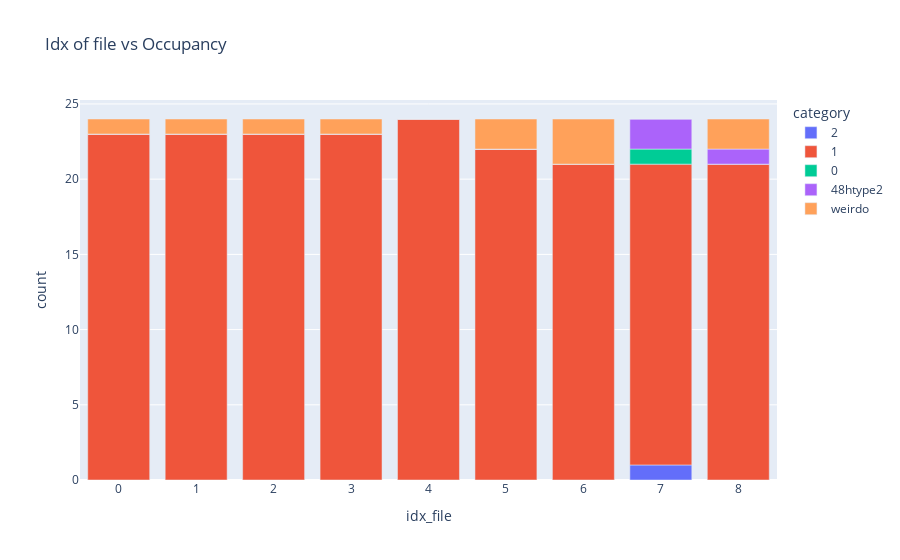

Notebook code cell kept with this figure:
### Code cell
tuple_metainfo = ReadStructure.Metainfo.get_tuple_metainfo(coor_ref_structure_48n24_expanded, litype, el = "Li")
coor_48htype1_metainfo = ReadStructure.Metainfo.get_coor_48htype1_metainfo(coor_ref_structure_48n24_expanded, el = 'Li')

file_loc_important_cols_sorted = file_loc_important_cols.sort_values("toten [eV]", ascending=True).reset_index()

idx_coor_cage_order = {0: np.array([0.97111, 0.25   , 0.25   ]), 3: np.array([0.02889, 0.75   , 0.25   ]),
                       1: np.array([0.02889, 0.25   , 0.75   ]), 2: np.array([0.97111, 0.75   , 0.75   ])}

coor_24g_array = np.array([item['coor'] for sublist in tuple_metainfo.values() for item in sublist if item['type'] == '24g'])
centroids, labels = Operation.KMeans.kmeans_cluster_atoms(coor_24g_array, amount_clusters = 4)
Operation.KMeans.create_POSCAR_atoms_centroids_appended(coor_24g_array, centroids, direc_restructure_destination, lattice_constant, filename = "POSCAR_24g_centroids4")

idx_cage_coor_24g = ReadStructure.Metainfo.get_idx_cage_coor_24g(coor_24g_array, labels, idx_coor_cage_order, amount_clusters = 4)
tuple_cage_metainfo = ReadStructure.Metainfo.get_tuple_cage_metainfo(tuple_metainfo, idx_cage_coor_24g)


category_labels_occupancy = {
    '2': '2',
    '1': '1',
    '0': '0',
    '48htype1': '48htype2',
    'weirdo': 'weirdo'
    # ... add more as needed
}

Movement.Occupancy.get_occupancy(file_loc_important_cols_sorted, coor_ref_structure_48n24_expanded, tuple_cage_metainfo, el = "Li")
df_occupancy = Plot.Movement.Occupancy.plot_occupancy(file_loc_important_cols_sorted, category_labels_occupancy)

### Figure 1 — Plotly figure (JSON) as saved in the notebook; plotly's stock layout.template omitted (floating-point values rounded to 4 significant figures)
{"data": [{"alignmentgroup": "True", "hovertemplate": "category=2<br>idx_file=%{x}<br>count=%{y}<extra></extra>", "legendgroup": "2", "marker": {"color": "#636efa", "pattern": {"shape": ""}}, "name": "2", "offsetgroup": "2", "orientation": "v", "showlegend": true, "textposition": "auto", "type": "bar", "x": [0, 1, 2, 3, 4, 5, 6, 7, 8], "xaxis": "x", "y": [0, 0, 0, 0, 0, 0, 0, 1, 0], "yaxis": "y"}, {"alignmentgroup": "True", "hovertemplate": "category=1<br>idx_file=%{x}<br>count=%{y}<extra></extra>", "legendgroup": "1", "marker": {"color": "#EF553B", "pattern": {"shape": ""}}, "name": "1", "offsetgroup": "1", "orientation": "v", "showlegend": true, "textposition": "auto", "type": "bar", "x": [0, 1, 2, 3, 4, 5, 6, 7, 8], "xaxis": "x", "y": [23, 23, 23, 23, 24, 22, 21, 20, 21], "yaxis": "y"}, {"alignmentgroup": "True", "hovertemplate": "category=0<br>idx_file=%{x}<br>count=%{y}<extra></extra>", "legendgroup": "0", "marker": {"color": "#00cc96", "pattern": {"shape": ""}}, "name": "0", "offsetgroup": "0", "orientation": "v", "showlegend": true, "textposition": "auto", "type": "bar", "x": [0, 1, 2, 3, 4, 5, 6, 7, 8], "xaxis": "x", "y": [0, 0, 0, 0, 0, 0, 0, 1, 0], "yaxis": "y"}, {"alignmentgroup": "True", "hovertemplate": "category=48htype2<br>idx_file=%{x}<br>count=%{y}<extra></extra>", "legendgroup": "48htype2", "marker": {"color": "#ab63fa", "pattern": {"shape": ""}}, "name": "48htype2", "offsetgroup": "48htype2", "orientation": "v", "showlegend": true, "textposition": "auto", "type": "bar", "x": [0, 1, 2, 3, 4, 5, 6, 7, 8], "xaxis": "x", "y": [0, 0, 0, 0, 0, 0, 0, 2, 1], "yaxis": "y"}, {"alignmentgroup": "True", "hovertemplate": "category=weirdo<br>idx_file=%{x}<br>count=%{y}<extra></extra>", "legendgroup": "weirdo", "marker": {"color": "#FFA15A", "pattern": {"shape": ""}}, "name": "weirdo", "offsetgroup": "weirdo", "orientation": "v", "showlegend": true, "textposition": "auto", "type": "bar", "x": [0, 1, 2, 3, 4, 5, 6, 7, 8], "xaxis": "x", "y": [1, 1, 1, 1, 0, 2, 3, 0, 2], "yaxis": "y"}], "layout": {"barmode": "relative", "legend": {"title": {"text": "category"}, "tracegroupgap": 0}, "title": {"text": "Idx of file vs Occupancy"}, "xaxis": {"anchor": "y", "domain": [0, 1], "title": {"text": "idx_file"}}, "yaxis": {"anchor": "x", "domain": [0, 1], "title": {"text": "count"}}}}
